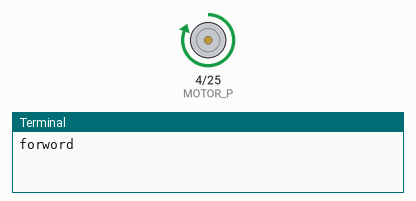
A program run on a simulated Raspberry Pi (BCM pin numbers). Shown: motor-driver pin pairs drawn as motors (green arrow = first pin HIGH = forward, orange = second pin HIGH = backward, longer = more drive, scaled by the enable pin), the last lines printed to the terminal.

Above: at 0.5 s.
At 2.5 s:
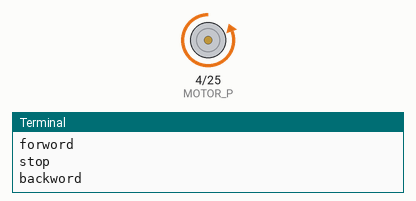
At 3.5 s:
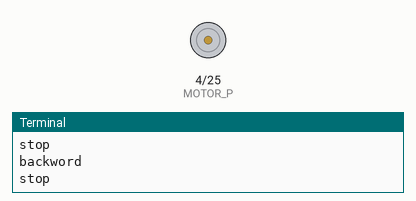
Timing chart, 0 to 5.2 s (numbered marks = the images above):
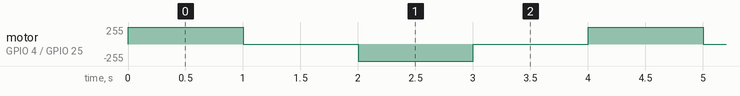

Measured:
- by itself, motor on GPIO 4 (MOTOR_P) / GPIO 25 (MOTOR_N): repeats every 4.0 s: stopped 1.0 s, backward 255/255 1.0 s, stopped 1.0 s, forward 255/255 1.0 s

The program:

dcmotor.py
```python
import RPi.GPIO as GPIO
import time

GPIO.setmode( GPIO.BCM )

MOTOR_P = 4
MOTOR_N = 25
MOTOR_EN = 12

GPIO.setup( MOTOR_P, GPIO.OUT )
GPIO.setup( MOTOR_N, GPIO.OUT )
GPIO.setup( MOTOR_EN, GPIO.OUT )

try:
    while True:
        print( 'forword' )
        GPIO.output( MOTOR_P, True )
        GPIO.output( MOTOR_N, False )
        GPIO.output( MOTOR_EN, True )
        time.sleep( 1 )

        print( "stop" )
        GPIO.output( MOTOR_EN, False )
        time.sleep( 1 )

        print( 'backword' )
        GPIO.output( MOTOR_P, False )
        GPIO.output( MOTOR_N, True )
        GPIO.output( MOTOR_EN, True )
        time.sleep( 1 )

        print( 'stop' )
        GPIO.output(MOTOR_EN, False )
        time.sleep( 1 )
finally:
    GPIO.cleanup()
```
